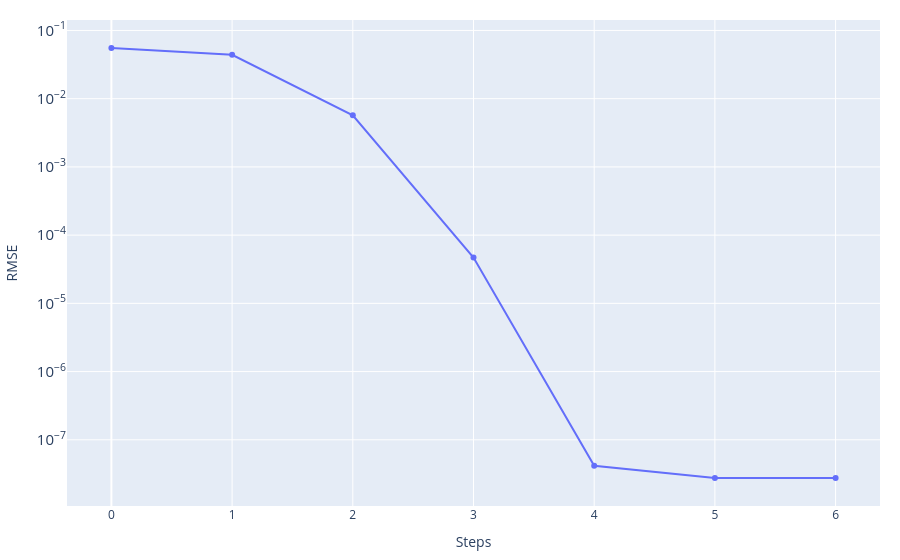
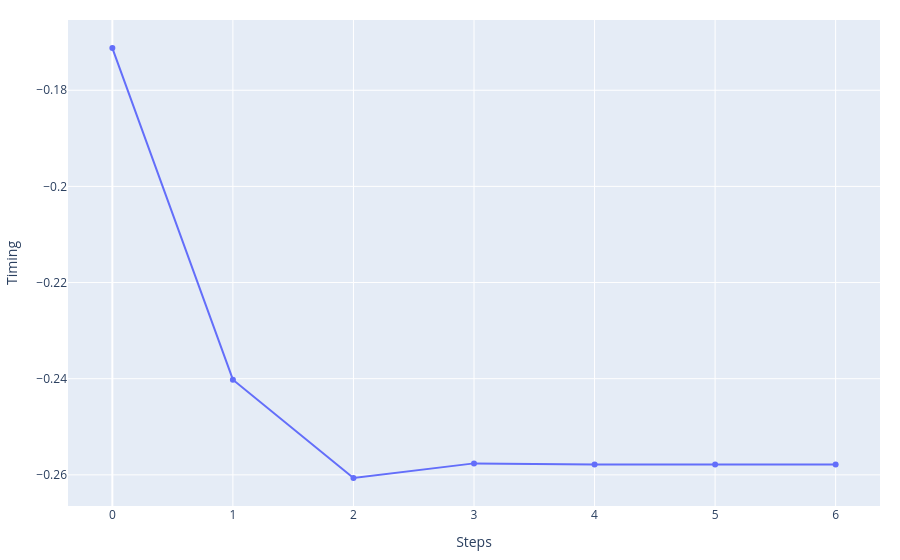
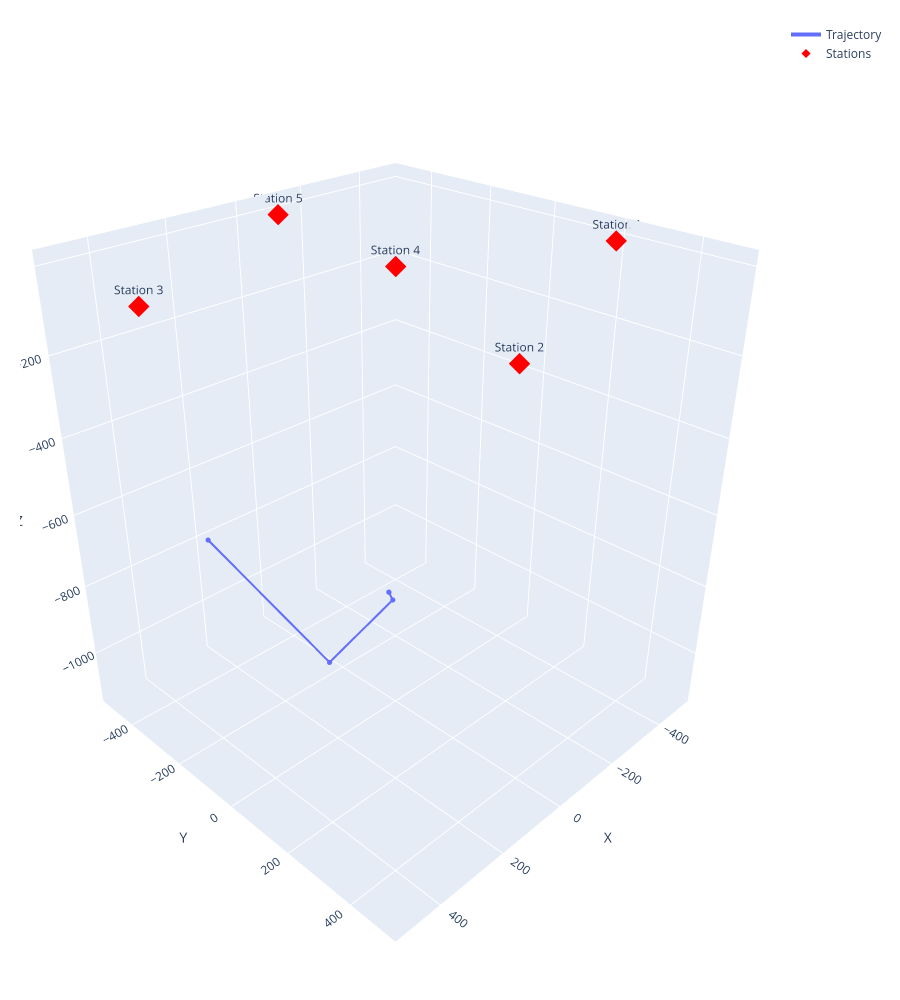

Write notebook code for charts like these, in order.
### Code cell
event_best_LM, history_LM, cost_story_LM, misfit_fin_LM = Levenberg_Marquardt.Levenberg_Marquardt(
    stations=stations_norm,
    event_test=np.copy(event_ini),
    n_iteration=1_000,
    vp=vp)

print('Best fitt with:')
print(f'\t- RMSE = {misfit_fin_LM}')
print(f'\t- Event = {event_best_LM}')

Results['Levenberg-Marquardt'] = {'X':event_best_LM['X'],
                                  'Y':event_best_LM['Y'],
                                  'Z':event_best_LM['Z'],
                                  't':event_best_LM['t'],
                                  'RMSE':misfit_fin_LM}

_ = graphics.history_2d(cost_story_LM, 'RMSE', log_y=True, filename=None)
_ = graphics.history_2d(history_LM[:, 3], 'Timing', filename=None)
_ = graphics.history_3d(history_LM[:, :3], stations_norm, filename=None)

### Figure 1 — Plotly figure (JSON) as saved in the notebook; plotly's stock layout.template omitted (floating-point values rounded to 4 significant figures)
{"data": [{"mode": "lines+markers", "name": "RMSE", "type": "scatter", "x": [0, 1, 2, 3, 4, 5, 6], "y": [0.05523, 0.04393, 0.005696, 4.692e-05, 4.164e-08, 2.76e-08, 2.76e-08]}], "layout": {"hovermode": "x unified", "margin": {"b": 20, "l": 20, "r": 20, "t": 20}, "title": {}, "xaxis": {"showgrid": true, "title": {"text": "Steps"}}, "yaxis": {"exponentformat": "power", "showgrid": true, "title": {"text": "RMSE"}, "type": "log"}}}

### Figure 2 — Plotly figure (JSON) as saved in the notebook; plotly's stock layout.template omitted (floating-point values rounded to 4 significant figures)
{"data": [{"mode": "lines+markers", "name": "Timing", "type": "scatter", "x": [0, 1, 2, 3, 4, 5, 6], "y": [-0.1712, -0.2402, -0.2606, -0.2576, -0.2578, -0.2578, -0.2578]}], "layout": {"hovermode": "x unified", "margin": {"b": 20, "l": 20, "r": 20, "t": 20}, "title": {}, "xaxis": {"showgrid": true, "title": {"text": "Steps"}}, "yaxis": {"exponentformat": "power", "showgrid": true, "title": {"text": "Timing"}, "type": "linear"}}}

### Figure 3 — Plotly figure (JSON) as saved in the notebook; plotly's stock layout.template omitted (floating-point values rounded to 4 significant figures)
{"data": [{"customdata": ["0", "1", "2", "3", "4", "5", "6"], "hovertemplate": "<b>Step %{customdata}</b><br>X: %{x:.2f}<br>Y: %{y:.2f}<br>Z: %{z:.2f}<extra></extra>", "line": {"width": 4}, "marker": {"size": 3}, "mode": "lines+markers", "name": "Trajectory", "type": "scatter3d", "x": [424.4, 41.17, -192.8, -175.5, -175.9, -175.9, -175.9], "y": [-150.8, -205.5, -203.4, -201.1, -201.1, -201.1, -201.1], "z": [-549.1, -1117.0, -1031.0, -995.4, -996.1, -996.1, -996.1]}, {"hovertemplate": "<b>%{text}</b><br>X: %{x:.2f}<br>Y: %{y:.2f}<br>Z: %{z:.2f}<extra></extra>", "marker": {"color": "red", "size": 7, "symbol": "diamond"}, "mode": "markers+text", "name": "Stations", "text": ["Station 1", "Station 2", "Station 3", "Station 4", "Station 5"], "textposition": "top center", "type": "scatter3d", "x": [-500.0, 200.0, 500.0, 0.0, -100.0], "y": [200.0, 500.0, -200.0, 0.0, -500.0], "z": [-10.0, -10.0, -10.0, 0.0, -10.0]}], "layout": {"height": 1000, "margin": {"b": 20, "l": 20, "r": 20, "t": 20}, "scene": {"aspectmode": "data", "camera": {"eye": {"x": 1.5, "y": 1.5, "z": 1.2}}, "xaxis": {"showgrid": true, "title": {"text": "X"}}, "yaxis": {"showgrid": true, "title": {"text": "Y"}}, "zaxis": {"showgrid": true, "title": {"text": "Z"}}}, "title": {}}}
